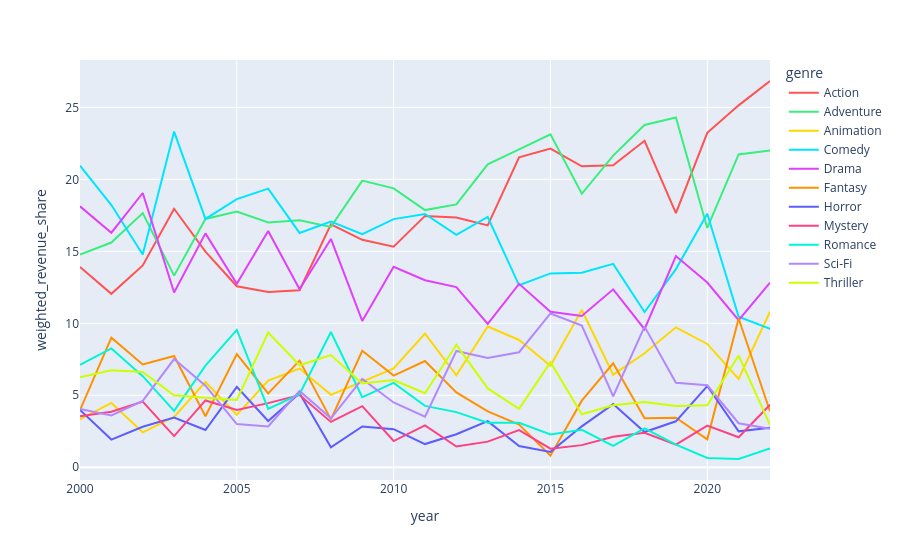

Notebook code for this chart:
### Code cell
df_revenue_trend = df.copy()
df_revenue_trend = df_revenue_trend[df_revenue_trend["genre"].isin(genres_list)]
df_revenue_trend["weighted_revenue"] = df_revenue_trend["revenue"]*df_revenue_trend["genre_weight"]
df_revenue_trend = df_revenue_trend.groupby(["year","genre"],as_index=False).agg(sum_weighted_revenue=("weighted_revenue","sum"))[["year","genre","sum_weighted_revenue"]]
df_revenue_trend["weighted_revenue_share"] = (df_revenue_trend["sum_weighted_revenue"])*100/(df_revenue_trend.groupby("year")["sum_weighted_revenue"].transform("sum"))

fig = px.line(
    df_revenue_trend,
    x="year",
    y="weighted_revenue_share",
    color="genre",
    color_discrete_map=genre_color_map
)

fig.update_layout(
    legend_itemclick="toggleothers", 
    legend_itemdoubleclick="toggle"      
)

fig.show()

### Figure 1 — Plotly figure (JSON) as saved in the notebook; plotly's stock layout.template omitted (floating-point values rounded to 4 significant figures)
{"data": [{"hovertemplate": "genre=Action<br>year=%{x}<br>weighted_revenue_share=%{y}<extra></extra>", "legendgroup": "Action", "line": {"color": "#FF5252", "dash": "solid"}, "marker": {"symbol": "circle"}, "mode": "lines", "name": "Action", "orientation": "v", "showlegend": true, "type": "scatter", "x": [2000, 2001, 2002, 2003, 2004, 2005, 2006, 2007, 2008, 2009, 2010, 2011, 2012, 2013, 2014, 2015, 2016, 2017, 2018, 2019, 2020, 2021, 2022], "xaxis": "x", "y": [13.92, 12.05, 14.02, 17.96, 14.99, 12.58, 12.17, 12.3, 16.88, 15.8, 15.32, 17.46, 17.35, 16.8, 21.54, 22.14, 20.91, 20.98, 22.68, 17.66, 23.24, 25.15, 26.84], "yaxis": "y"}, {"hovertemplate": "genre=Adventure<br>year=%{x}<br>weighted_revenue_share=%{y}<extra></extra>", "legendgroup": "Adventure", "line": {"color": "#38EF7D", "dash": "solid"}, "marker": {"symbol": "circle"}, "mode": "lines", "name": "Adventure", "orientation": "v", "showlegend": true, "type": "scatter", "x": [2000, 2001, 2002, 2003, 2004, 2005, 2006, 2007, 2008, 2009, 2010, 2011, 2012, 2013, 2014, 2015, 2016, 2017, 2018, 2019, 2020, 2021, 2022], "xaxis": "x", "y": [14.78, 15.61, 17.66, 13.31, 17.25, 17.77, 17.01, 17.17, 16.7, 19.92, 19.38, 17.87, 18.27, 21.05, 22.09, 23.14, 19.0, 21.65, 23.78, 24.31, 16.63, 21.74, 22.01], "yaxis": "y"}, {"hovertemplate": "genre=Animation<br>year=%{x}<br>weighted_revenue_share=%{y}<extra></extra>", "legendgroup": "Animation", "line": {"color": "#FFD700", "dash": "solid"}, "marker": {"symbol": "circle"}, "mode": "lines", "name": "Animation", "orientation": "v", "showlegend": true, "type": "scatter", "x": [2000, 2001, 2002, 2003, 2004, 2005, 2006, 2007, 2008, 2009, 2010, 2011, 2012, 2013, 2014, 2015, 2016, 2017, 2018, 2019, 2020, 2021, 2022], "xaxis": "x", "y": [3.318, 4.466, 2.427, 3.491, 5.919, 3.64, 6.021, 6.854, 5.027, 5.937, 6.869, 9.285, 6.382, 9.781, 8.842, 7.047, 10.93, 6.43, 7.923, 9.72, 8.567, 6.139, 10.8], "yaxis": "y"}, {"hovertemplate": "genre=Comedy<br>year=%{x}<br>weighted_revenue_share=%{y}<extra></extra>", "legendgroup": "Comedy", "line": {"color": "#00E5FF", "dash": "solid"}, "marker": {"symbol": "circle"}, "mode": "lines", "name": "Comedy", "orientation": "v", "showlegend": true, "type": "scatter", "x": [2000, 2001, 2002, 2003, 2004, 2005, 2006, 2007, 2008, 2009, 2010, 2011, 2012, 2013, 2014, 2015, 2016, 2017, 2018, 2019, 2020, 2021, 2022], "xaxis": "x", "y": [20.95, 18.22, 14.78, 23.33, 17.26, 18.63, 19.36, 16.28, 17.08, 16.2, 17.24, 17.59, 16.14, 17.39, 12.64, 13.47, 13.52, 14.13, 10.78, 13.77, 17.61, 10.46, 9.619], "yaxis": "y"}, {"hovertemplate": "genre=Drama<br>year=%{x}<br>weighted_revenue_share=%{y}<extra></extra>", "legendgroup": "Drama", "line": {"color": "#E040FB", "dash": "solid"}, "marker": {"symbol": "circle"}, "mode": "lines", "name": "Drama", "orientation": "v", "showlegend": true, "type": "scatter", "x": [2000, 2001, 2002, 2003, 2004, 2005, 2006, 2007, 2008, 2009, 2010, 2011, 2012, 2013, 2014, 2015, 2016, 2017, 2018, 2019, 2020, 2021, 2022], "xaxis": "x", "y": [18.13, 16.3, 19.06, 12.14, 16.25, 12.75, 16.41, 12.37, 15.86, 10.16, 13.93, 13.0, 12.52, 9.958, 12.74, 10.8, 10.51, 12.36, 9.592, 14.67, 12.83, 10.22, 12.82], "yaxis": "y"}, {"hovertemplate": "genre=Fantasy<br>year=%{x}<br>weighted_revenue_share=%{y}<extra></extra>", "legendgroup": "Fantasy", "line": {"color": "#FF9100", "dash": "solid"}, "marker": {"symbol": "circle"}, "mode": "lines", "name": "Fantasy", "orientation": "v", "showlegend": true, "type": "scatter", "x": [2000, 2001, 2002, 2003, 2004, 2005, 2006, 2007, 2008, 2009, 2010, 2011, 2012, 2013, 2014, 2015, 2016, 2017, 2018, 2019, 2020, 2021, 2022], "xaxis": "x", "y": [3.965, 9.001, 7.141, 7.73, 3.544, 7.856, 5.128, 7.407, 3.324, 8.09, 6.368, 7.377, 5.198, 3.881, 2.962, 0.7975, 4.626, 7.221, 3.409, 3.434, 1.943, 10.34, 3.889], "yaxis": "y"}, {"hovertemplate": "genre=Horror<br>year=%{x}<br>weighted_revenue_share=%{y}<extra></extra>", "legendgroup": "Horror", "line": {"color": "#5C5CFF", "dash": "solid"}, "marker": {"symbol": "circle"}, "mode": "lines", "name": "Horror", "orientation": "v", "showlegend": true, "type": "scatter", "x": [2000, 2001, 2002, 2003, 2004, 2005, 2006, 2007, 2008, 2009, 2010, 2011, 2012, 2013, 2014, 2015, 2016, 2017, 2018, 2019, 2020, 2021, 2022], "xaxis": "x", "y": [3.981, 1.92, 2.807, 3.451, 2.587, 5.584, 3.212, 5.141, 1.385, 2.827, 2.644, 1.609, 2.287, 3.201, 1.474, 1.066, 2.841, 4.385, 2.446, 3.189, 5.642, 2.492, 2.749], "yaxis": "y"}, {"hovertemplate": "genre=Mystery<br>year=%{x}<br>weighted_revenue_share=%{y}<extra></extra>", "legendgroup": "Mystery", "line": {"color": "#FF4081", "dash": "solid"}, "marker": {"symbol": "circle"}, "mode": "lines", "name": "Mystery", "orientation": "v", "showlegend": true, "type": "scatter", "x": [2000, 2001, 2002, 2003, 2004, 2005, 2006, 2007, 2008, 2009, 2010, 2011, 2012, 2013, 2014, 2015, 2016, 2017, 2018, 2019, 2020, 2021, 2022], "xaxis": "x", "y": [3.543, 3.859, 4.563, 2.161, 4.638, 3.973, 4.452, 5.018, 3.149, 4.242, 1.819, 2.903, 1.44, 1.778, 2.577, 1.288, 1.535, 2.117, 2.389, 1.566, 2.887, 2.079, 4.345], "yaxis": "y"}, {"hovertemplate": "genre=Romance<br>year=%{x}<br>weighted_revenue_share=%{y}<extra></extra>", "legendgroup": "Romance", "line": {"color": "#00F5D4", "dash": "solid"}, "marker": {"symbol": "circle"}, "mode": "lines", "name": "Romance", "orientation": "v", "showlegend": true, "type": "scatter", "x": [2000, 2001, 2002, 2003, 2004, 2005, 2006, 2007, 2008, 2009, 2010, 2011, 2012, 2013, 2014, 2015, 2016, 2017, 2018, 2019, 2020, 2021, 2022], "xaxis": "x", "y": [7.119, 8.254, 6.326, 3.911, 7.061, 9.546, 4.049, 5.074, 9.397, 4.868, 5.862, 4.258, 3.829, 3.094, 3.086, 2.27, 2.597, 1.489, 2.699, 1.568, 0.6456, 0.5702, 1.31], "yaxis": "y"}, {"hovertemplate": "genre=Sci-Fi<br>year=%{x}<br>weighted_revenue_share=%{y}<extra></extra>", "legendgroup": "Sci-Fi", "line": {"color": "#B388FF", "dash": "solid"}, "marker": {"symbol": "circle"}, "mode": "lines", "name": "Sci-Fi", "orientation": "v", "showlegend": true, "type": "scatter", "x": [2000, 2001, 2002, 2003, 2004, 2005, 2006, 2007, 2008, 2009, 2010, 2011, 2012, 2013, 2014, 2015, 2016, 2017, 2018, 2019, 2020, 2021, 2022], "xaxis": "x", "y": [4.044, 3.591, 4.608, 7.515, 5.667, 3.001, 2.833, 5.304, 3.395, 6.136, 4.499, 3.507, 8.077, 7.593, 7.99, 10.68, 9.844, 4.933, 9.77, 5.87, 5.695, 3.057, 2.676], "yaxis": "y"}, {"hovertemplate": "genre=Thriller<br>year=%{x}<br>weighted_revenue_share=%{y}<extra></extra>", "legendgroup": "Thriller", "line": {"color": "#CCFF00", "dash": "solid"}, "marker": {"symbol": "circle"}, "mode": "lines", "name": "Thriller", "orientation": "v", "showlegend": true, "type": "scatter", "x": [2000, 2001, 2002, 2003, 2004, 2005, 2006, 2007, 2008, 2009, 2010, 2011, 2012, 2013, 2014, 2015, 2016, 2017, 2018, 2019, 2020, 2021, 2022], "xaxis": "x", "y": [6.256, 6.732, 6.614, 5.002, 4.834, 4.67, 9.358, 7.081, 7.795, 5.82, 6.063, 5.14, 8.504, 5.473, 4.056, 7.302, 3.683, 4.299, 4.523, 4.246, 4.305, 7.764, 2.938], "yaxis": "y"}], "layout": {"legend": {"itemclick": "toggleothers", "itemdoubleclick": "toggle", "title": {"text": "genre"}, "tracegroupgap": 0}, "margin": {"t": 60}, "xaxis": {"anchor": "y", "domain": [0, 1], "title": {"text": "year"}}, "yaxis": {"anchor": "x", "domain": [0, 1], "title": {"text": "weighted_revenue_share"}}}}
